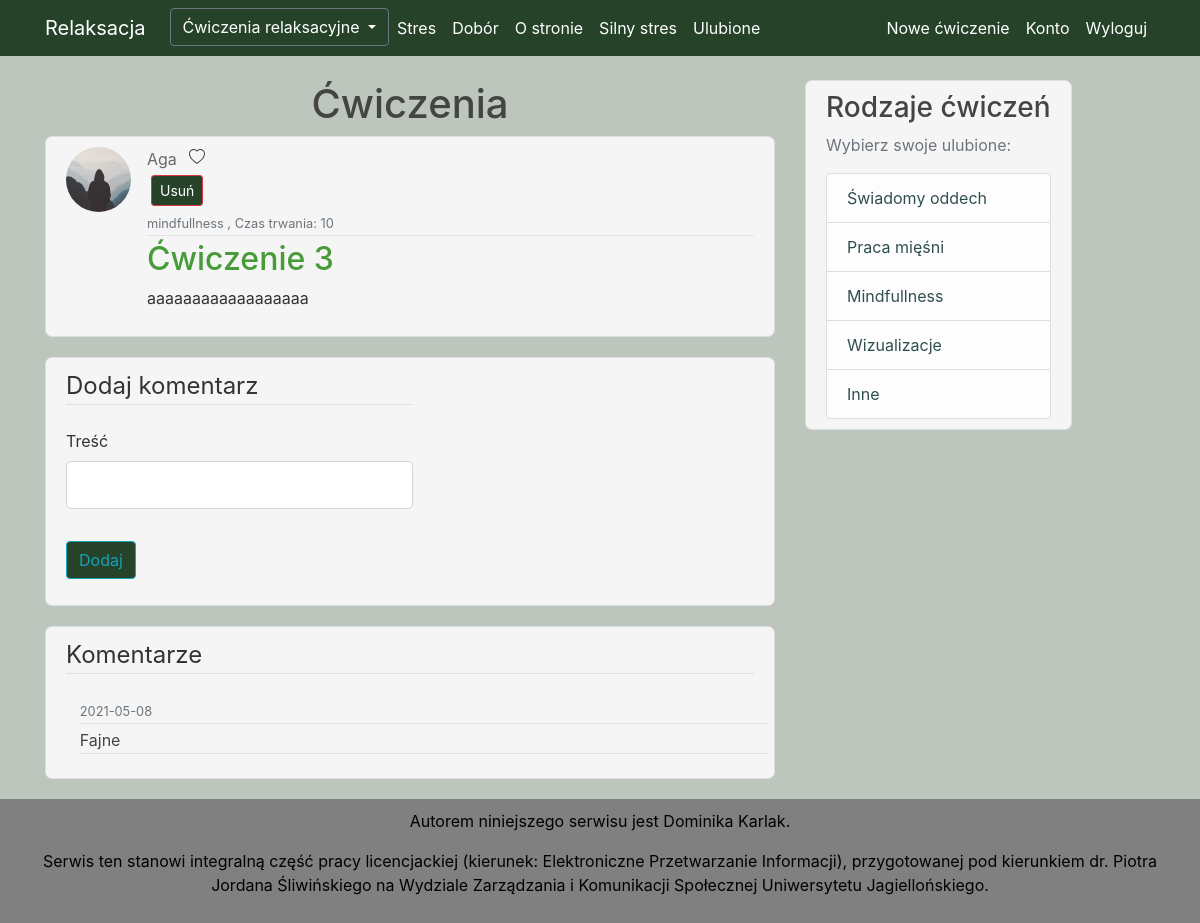
The app's page /post/4 (signed in) with its own data.
### Relaks/models.py (models this page shows, shortened)
class User(db.Model, UserMixin):
    id = db.Column(db.Integer, primary_key=True)
    username = db.Column(db.String(20), unique=True, nullable=False)
    email = db.Column(db.String(120), unique=True, nullable=False)
    image_file = db.Column(db.String(20), nullable=False, default='default.jpg')
    password = db.Column(db.String(60), nullable=False)
    is_admin = db.Column(db.Boolean, nullable=False)
    posts = db.relationship('Post', backref='author', lazy=True)
    fav = db.relationship('Favourite', backref='author', lazy=True)

class Post(db.Model):
    id = db.Column(db.Integer, primary_key=True, autoincrement=True)
    name = db.Column(db.String(100), nullable=True)
    category = db.Column(db.String(100), nullable=True)
    time = db.Column(db.Integer, nullable=True)
    content = db.Column(db.Text, nullable=True)
    user_id = db.Column(db.Integer, db.ForeignKey('user.id'), nullable=False)
    fav = db.relationship('Favourite', backref='fav', lazy=True)
    comments = db.relationship("Comment", backref='article', lazy=True)

class Comment(db.Model):
    id = db.Column(db.Integer, primary_key=True)
    body = db.Column(db.String(200), nullable=False)
    date_posted = db.Column(db.DateTime, nullable=False, default=datetime.utcnow)
    post_id = db.Column(db.Integer, db.ForeignKey('post.id'), nullable=False)
    user_id = db.Column(db.Integer, db.ForeignKey('user.id'), nullable=False)

### Relaks/routes.py (the view)
@app.route("/post/<int:post_id>", methods=['GET', 'POST'])
def post(post_id):
    post = Post.query.get_or_404(post_id)
    is_favourite = Favourite.query.filter_by(user_id=current_user.id, post_id=post_id).first()
    if is_favourite is None:
        is_favourite = False
    else:
        is_favourite = True
    form = AddCommentForm()
    if form.validate_on_submit():
        comment = Comment(body=form.body.data, user_id=current_user.id, post_id=post_id)
        db.session.add(comment)
        db.session.commit()
        flash("Twój komentarz został pomyślnie dodany", "success")
        return redirect(url_for("post", post_id=post.id))
    comments = Comment.query.filter_by(post_id=post_id)
    return render_template('post.html', title=post.name, post=post, form=form, is_favourite=is_favourite,
                           comments=comments)

### Relaks/forms.py
class AddCommentForm(FlaskForm):
    body = StringField("Treść", validators=[DataRequired()])
    submit = SubmitField("Dodaj")

### Relaks/models.py (called while the page is built)
@login_manager.user_loader
def load_user(user_id):
    return User.query.get(int(user_id))

### Relaks/templates/post.html (shortened to what this page needs)
{% extends "layout.html" %}
{% block content %}
    <h1 style="text-align: center"> Ćwiczenia </h1>
    <article class="media content-section">
        <img class="rounded-circle article-img"
             src="{{ url_for('static', filename='photo/' + post.author.image_file) }}">
        <div class="media-body">
            <div class="article-metadata">
                <a class="mr-2" href="#">{{ post.author.username }}</a>
                {% if current_user.is_authenticated %}
                    {% if is_favourite %}
                        <a style="color: #444444" href="{{ url_for("dodaj_do_ulubionych", post_id=post.id) }} ">
                            <svg xmlns="http://www.w3.org/2000/svg" width="16" height="16" fill="currentColor"
                                 class="bi bi-heart-fill" viewBox="0 0 16 16">
                                <path fill-rule="evenodd"
                                      d="M8 1.314C12.438-3.248 23.534 4.735 8 15-7.534 4.736 3.562-3.248 8 1.314z"/>
                            </svg>
                        </a>
                    {% else %}
                        <a style="color: #444444" href="{{ url_for("dodaj_do_ulubionych", post_id=post.id) }} ">
                        </a>
                    {% endif %}
                {% endif %}
                {% if post.author == current_user or current_user.is_admin %}
                    <button type="button" class="btn btn-danger btn-sm m-1" data-toggle="modal"
                            data-target="#deleteModal" style="display: block">Usuń
                    </button>
                {% endif %}
                <small class="text-muted">{{ post.category }} , </small>
                <small class="text-muted">Czas trwania: {{ post.time }}</small>
            </div>
            <h2><a class="article-title" href="{{ url_for('post', post_id=post.id) }}">{{ post.name }}</a></h2>
            <p class="article-content">{{ post.content }}</p>
        </div>
    </article>
    <div class="media content-section">
        <form method="POST" action="">
            <fieldset class="form-group">
                <legend class="border-bottom mb-4">Dodaj komentarz</legend>
                <div class="form-group">
                    {{ form.body.label(class="form-control-label") }}
                    {% if form.body.errors %}
                        {{ form.body(class="form-control form-control-lg is-invalid") }}
                        <div class="invalid-feedback">
                            {% for error in form.body.errors %}
                                <span>{{ error }}</span>
                            {% endfor %}
                        </div>
                    {% else %}
                        {{ form.body(class="form-control form-control-lg") }}
                    {% endif %}
                </div>
            </fieldset>
            <div class="form-group">
                {{ form.submit(class="btn btn-outline-info") }}
            </div>
        </form>
    </div>
    <div class="media content-section" style="display: block">
        <legend class="border-bottom mb-4">Komentarze</legend>
        {% for comment in comments %}
            <div class="media-body" style="width: 100%; height: 100%; margin:2%">
                <div class="article-metadata">
                    <small class="text-muted">{{ comment.date_posted.strftime('%Y-%m-%d') }}</small>
                </div>
                <div class="article-metadata">
                    {{ comment.body }}
                </div>
            </div>
        {% endfor %}
    </div>
{% endblock content %}

### Relaks/static/main.css (style rules this page uses)
body { background-color: #bdc6bd; color: #333333; margin-top: 5rem; }
h1, h2, h3, h4, h5, h6 { color: #444444; }
.content-section { background-color: whitesmoke; padding: 10px 20px; border: 1px solid #dddddd; border-radius: 7px; margin-bottom: 20px; }
.article-title { color: #489b39; }
.article-content { white-space: pre-line; background-color: whitesmoke; }
.article-img { height: 65px; width: 65px; margin-right: 16px; }
.article-metadata { padding-bottom: 1px; margin-bottom: 4px; border-bottom: 1px solid #e3e3e3; color: #444444; }
.btn { background-color: #26432a; }
.mr-2 { color: dimgrey; }

### records on screen
User: image_file (placeholder picture), author.username "Aga"
Post: category "mindfullness", time "10", name "Ćwiczenie 3", content "aaaaaaaaaaaaaaaaaa"
Comment: date_posted "2021-05-08", body "Fajne"
